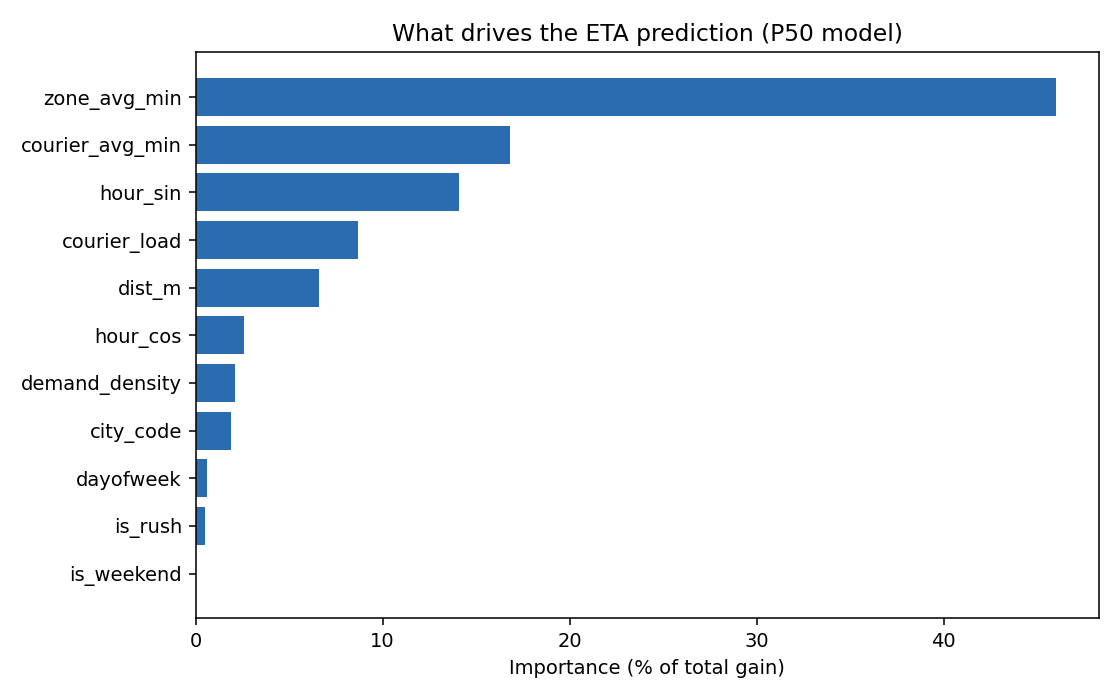

The Python source for this figure:
"""
RouteCast — Phase 2b: Feature Importance
========================================

Loads the trained P50 ETA model and reports which of the 11 features drive
its predictions. Confirms whether the engineered features (courier_avg_min,
zone_avg_min) carry the signal — a useful README insight.

Input:   models/eta_p50.txt
Output:  models/feature_importance.txt
         models/feature_importance.png

Run:     python models/feature_importance.py
"""

from pathlib import Path
import pandas as pd
import lightgbm as lgb
import matplotlib
matplotlib.use("Agg")
import matplotlib.pyplot as plt

PROJECT_ROOT = Path(__file__).resolve().parent.parent
MODEL_PATH = PROJECT_ROOT / "models" / "eta_p50.txt"
OUT_TXT = PROJECT_ROOT / "models" / "feature_importance.txt"
OUT_PNG = PROJECT_ROOT / "models" / "feature_importance.png"

# Must match the feature order used in train_eta.py
FEATURE_COLS = [
    "dist_m", "demand_density", "courier_load",
    "hour_sin", "hour_cos", "dayofweek", "is_weekend", "is_rush",
    "city_code", "courier_avg_min", "zone_avg_min",
]


def main():
    if not MODEL_PATH.exists():
        raise SystemExit(f"Model not found: {MODEL_PATH}\nRun models/train_eta.py first.")

    booster = lgb.Booster(model_file=str(MODEL_PATH))
    gain = booster.feature_importance(importance_type="gain")
    split = booster.feature_importance(importance_type="split")

    imp = (
        pd.DataFrame({"feature": FEATURE_COLS, "gain": gain, "splits": split})
        .sort_values("gain", ascending=False)
        .reset_index(drop=True)
    )
    imp["gain_pct"] = (imp["gain"] / imp["gain"].sum() * 100).round(1)

    lines = ["Feature importance (P50 model), by gain:\n"]
    for _, r in imp.iterrows():
        lines.append(f"  {r['feature']:<16} {r['gain_pct']:>5}%   (splits: {int(r['splits'])})")
    report = "\n".join(lines)
    print(report)
    OUT_TXT.write_text(report, encoding="utf-8")

    plt.figure(figsize=(8, 5))
    plt.barh(imp["feature"][::-1], imp["gain_pct"][::-1], color="#2b6cb0")
    plt.xlabel("Importance (% of total gain)")
    plt.title("What drives the ETA prediction (P50 model)")
    plt.tight_layout()
    plt.savefig(OUT_PNG, dpi=140)
    print(f"\nChart saved: {OUT_PNG}")
    print(f"Report saved: {OUT_TXT}")


if __name__ == "__main__":
    main()
